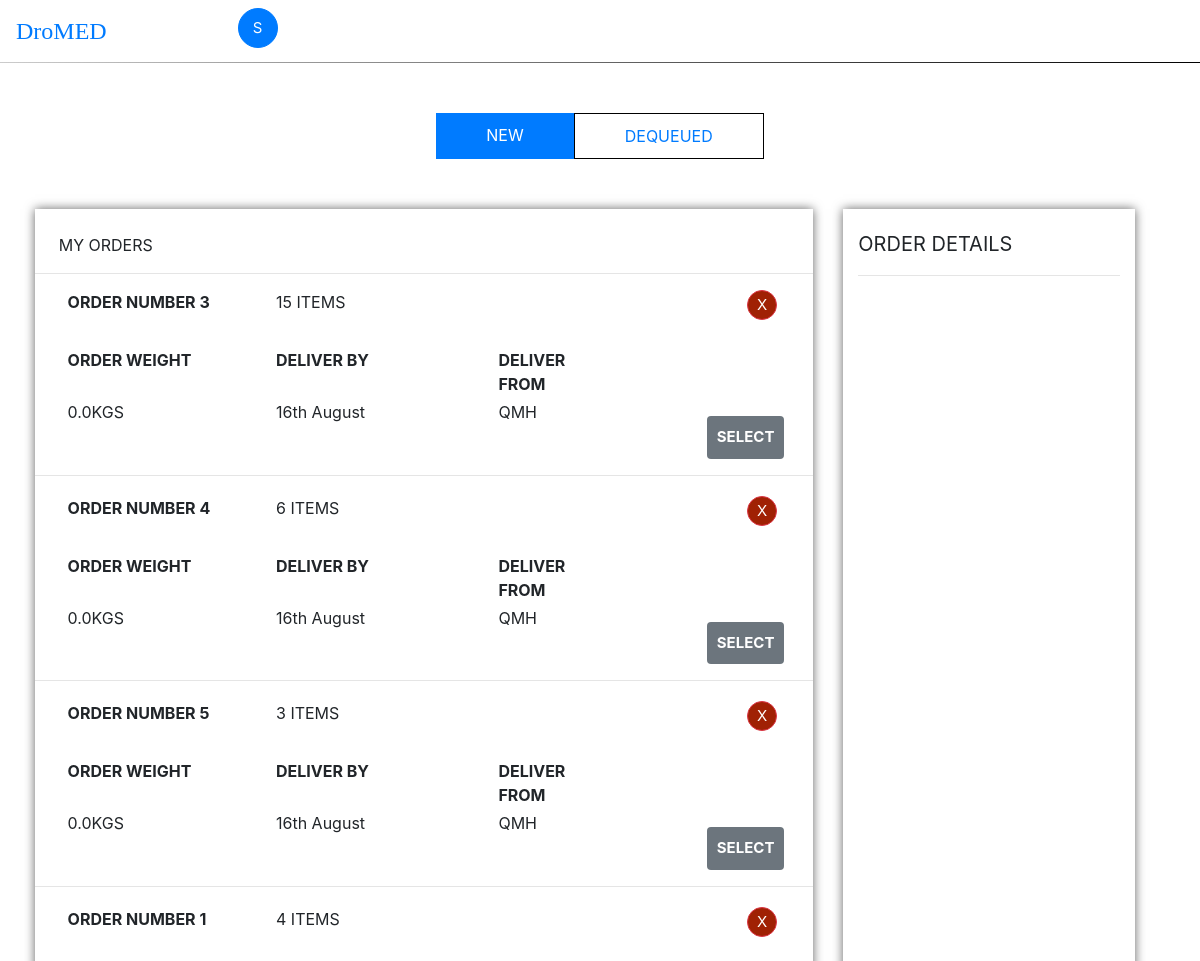
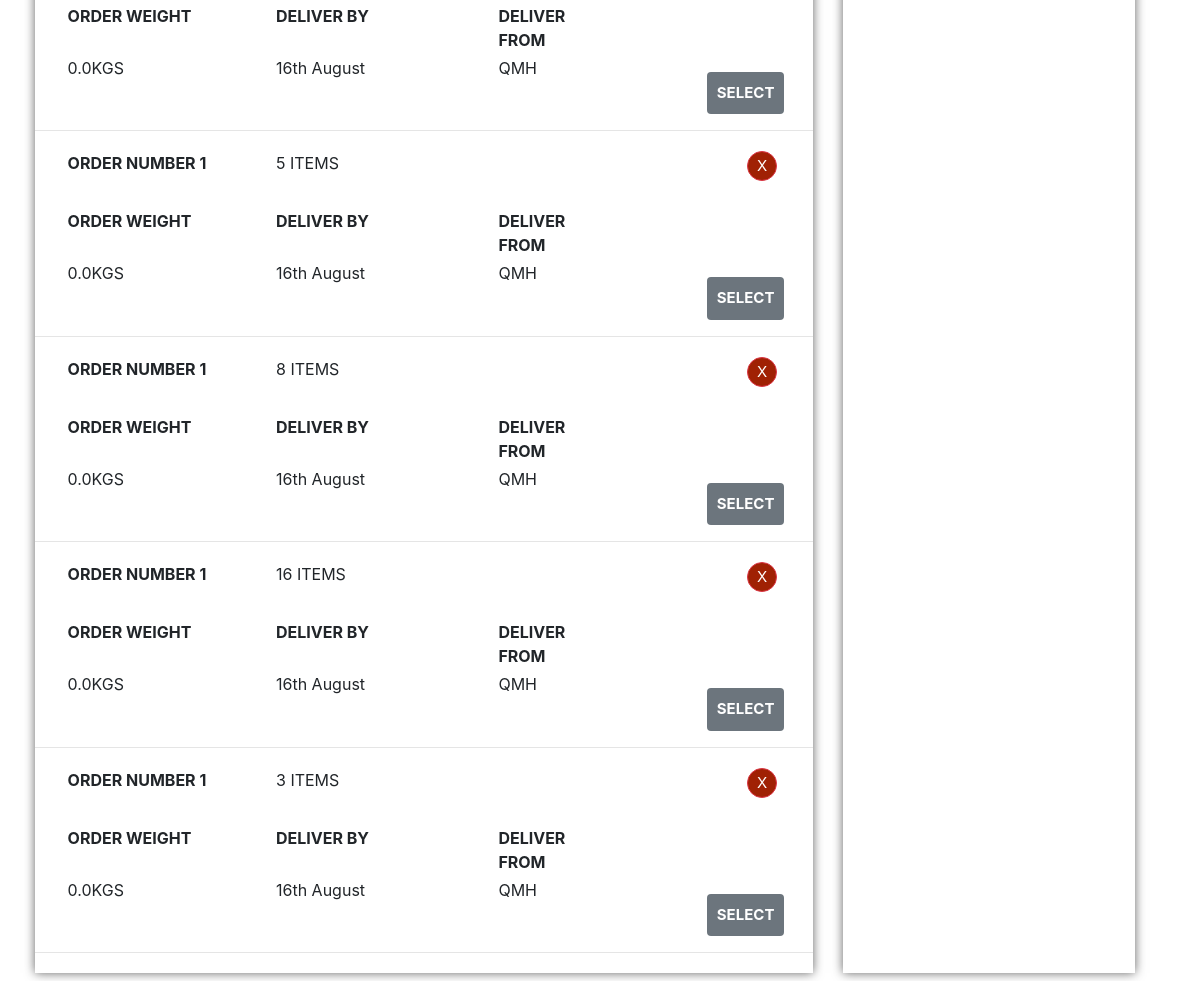
Before: /newWP/ with the older database file (2 pictures, top to bottom).
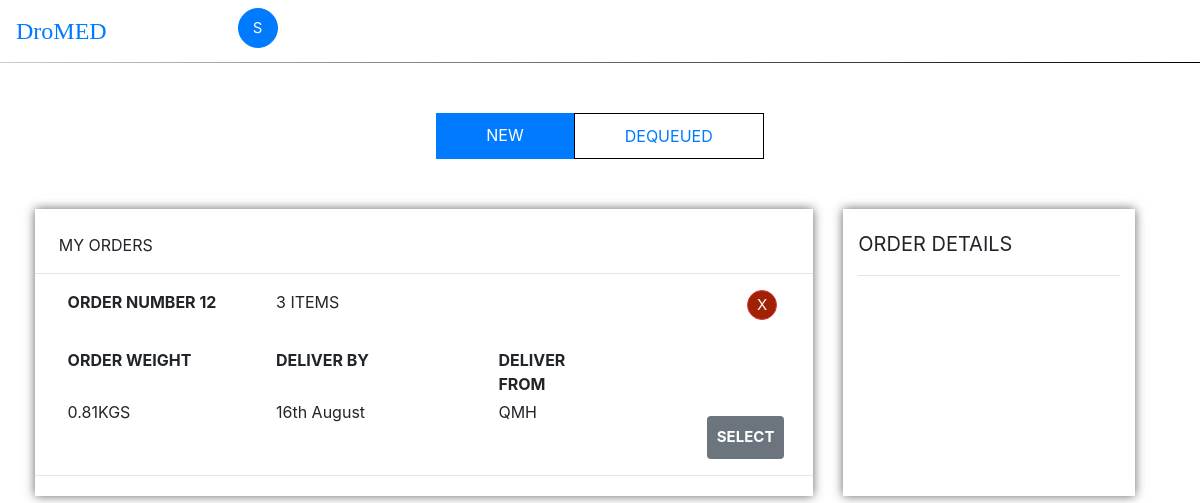
After: the same page with the newer database file.
### db/models.py (models this page shows, shortened)
class Order(models.Model):
    U = "U"
    I = "I"
    L = "L"
    PRIORITY_SET = (
    (U, 'High'),
    (I, 'Medium'),
    (L, 'Low')
    )
    ORDER_STATUS = (
    ('QFP', 'Queued for Processing'),
    ('PBW', 'Processing by Warehouse'),
    ('QFD', 'Queued for Dispatch'),
    ('DIS', 'Dispatched'),
    ('DEL', 'Delivered'))
    TYPE_SET = (
    ('N', 'New'),
    ('D', 'Dequeued'))
    lastorder = 0
    orderNo = models.IntegerField()
    priority = models.CharField(max_length=200, choices = PRIORITY_SET, default = U)
    orderStatus = models.CharField(max_length=200, choices = ORDER_STATUS, default = 'QFP')
    weight = models.FloatField(blank = True, null = True)
    datetime= models.DateField(blank = True, null = True)
    noOfItems = models.IntegerField(blank = True, null = True)
    orderType = models.CharField(max_length=200, choices = TYPE_SET, default = 'N')
    clinicManager_location = models.ForeignKey(ClinicLocation, null = True, blank = True, on_delete=models.SET_NULL)
    deliveryNo = models.ForeignKey(Delivery, on_delete=models.SET_NULL, blank = True, null = True)

### db/views.py (the view)
# urls.py: path('newWP/', views.new_WP, name = 'newWP'),
def new_WP(request):
    context_object_name = 'Order'
    objects = Order.objects.all()
    context = {
        'Order': objects,
    }
    return render(request, 'db/newWP.html', context)

### db/templates/db/newWP.html (shortened to what this page needs)
{% extends "db/base.html" %}
{% block content %}
{% load static %}
    <div class="row">
      <div class="col-md-4 col-sm-4 col-xs-4"></div>
      <div class="col-md-4 col-sm-4 col-xs-4">
        <ul class="nav nav-pills">
          <li class="active bg-primary"><a href="/" color = "white">NEW</a></li>
          <li><a href="/dequeueWP">DEQUEUED</a></li>
        </ul>
      </div>
      <div class="col-md-4 col-sm-4 col-xs-4"></div>
    </div>
    <div class="row justify-content-md-center ml-3 mr-3">
        <div class="col-md-8 col-sm-8 col-xs-8 pt-4 pl-0 pr-0 orders">
          <text class = "ml-4 mb-2">MY ORDERS</text>
          <hr>
          {% for order in Order%}
            {% if order.orderStatus == 'QFP' %}
          <div class = "row justify-content-md-center mb-1" id = 'Order{{order.orderNo}}'>
            <div class="col-md-12 col-sm-12 col-xs-12">
              <div class="row justify-content-md-center mb-1 ml-1">
                <div class="col-md-3 col-sm-3 col-xs-3 pl-1 ml-2">
                  <strong>ORDER NUMBER {{order.orderNo}}</strong>
                </div>
                <div class = "col-md-3 col-sm-3 col-xs-3">
                  {{order.noOfItems}} ITEMS
                </div>
                <div class = "col-md-3 col-sm-3 col-xs-3">
                </div>
                <div class="col-md-2 col-sm-2 col-xs-2 pl-5 ml-4 text-center">
                <button type = "button" class = "btn btn-default btn-danger btn-circle crossorder" style = "background-color:#A02104;" id = '{{order.orderNo}}' onclick="dequeue(this.id)">
                  X
                </button>
                </div>
              </div>
            <div class="row justify-content-md-center pt-4 ml-1">
                <div class="col-md-3 col-sm-3 col-xs-3 pl-1 ml-2">
                  <strong>ORDER WEIGHT</strong>
                </div>
                <div class = "col-md-3 col-sm-3 col-xs-3">
                  <strong>DELIVER BY</strong>
                </div>
                <div class="col-md-2 col-sm-2 col-xs-2 pl-3 ml-4">
                  <strong>DELIVER FROM</strong>
                </div>
                <div class = "col-md-3 col-sm-3 col-xs-3">
                </div>
            </div>
            <div class="row justify-content-md-center mb-2 pt-1 ml-1">
                <div class="col-md-3 col-sm-3 col-xs-3 pl-1 ml-2">
                  {{order.weight}}KGS
                </div>
                <div class = "col-md-3 col-sm-3 col-xs-3">
                  16th August
                </div>
                <div class="col-md-3 col-sm-3 col-xs-3 pl-3 ml-4">
                  QMH
                </div>
                <div class = "col-md-2 col-sm-2 col-xs-2 pt-3 text-center" >
                  <button class = "btn btn-secondary" style = "border:0;font-size: 15px;padding:10px;" onclick="myFunction(this.id,'{{order.orderStatus}}','{{order.priority}}','{{order.clinicManager_location.clinicLocation}}')" id = "{{order.orderNo}}"><strong>SELECT</strong></button>
                </div>
            </div>
            <hr>
          </div>
        </div>
      {% endif %}
    {% endfor %}
    </div>
    <div class="col-md-3 col-sm-3 col-xs-3 orderdetails" id = "orderdetails">
      <div style = "padding-top: 20px;font-size: 20px;">ORDER DETAILS</div>
      <hr>
      <div id= "append"  style = "padding: 5px 10px 5px 10px;margin-bottom: 20px;"></div>
    </div>
  </div>
{% endblock content %}

Changed rows visible on the page:
removed Order: orderNo "3", noOfItems "15", weight "0.0"
removed Order: orderNo "4", noOfItems "6", weight "0.0"
removed Order: orderNo "5", noOfItems "3", weight "0.0"
removed Order: orderNo "1", noOfItems "4", weight "0.0"
removed Order: orderNo "1", noOfItems "5", weight "0.0"
removed Order: orderNo "1", noOfItems "8", weight "0.0"
removed Order: orderNo "1", noOfItems "16", weight "0.0"
removed Order: orderNo "1", noOfItems "3", weight "0.0"
added Order: orderNo "12", noOfItems "3", weight "0.81"
